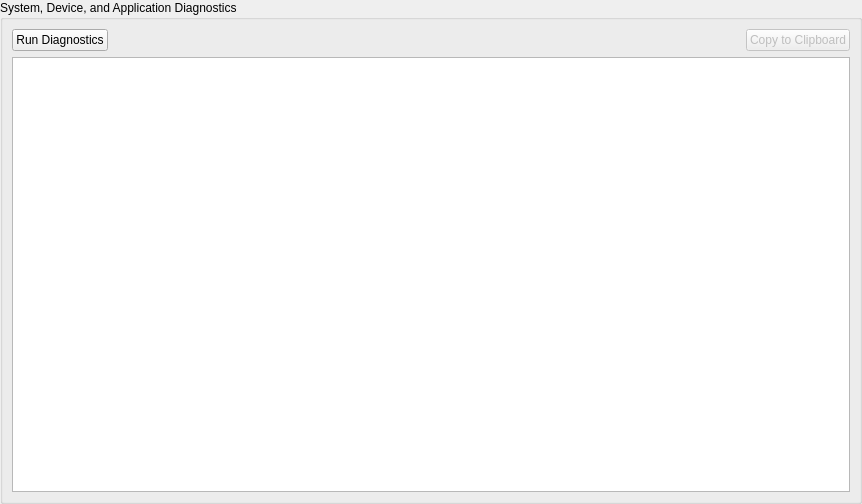
         <widget class="QWidget" name="scrollAreaWidgetContents_diag">
          <property name="geometry">
           <rect>
            <x>0</x>
            <y>0</y>
            <width>862</width>
            <height>504</height>
           </rect>
          </property>
          <layout class="QVBoxLayout" name="verticalLayout_diag_inner">
           <property name="leftMargin">
            <number>0</number>
           </property>
           <property name="topMargin">
            <number>0</number>
           </property>
           <property name="rightMargin">
            <number>0</number>
           </property>
           <property name="bottomMargin">
            <number>0</number>
           </property>
           <item>
            <widget class="QGroupBox" name="diagnostic_group_box">
             <property name="sizePolicy">
              <sizepolicy hsizetype="Preferred" vsizetype="Expanding">
               <horstretch>0</horstretch>
               <verstretch>0</verstretch>
              </sizepolicy>
             </property>
             <property name="toolTip">
              <string>System, Device, and Application Diagnostics</string>
             </property>
             <property name="title">
              <string>System, Device, and Application Diagnostics</string>
             </property>
             <layout class="QGridLayout" name="diagnostic_group_box_grid_layout">
              <item row="0" column="1">
               <widget class="QPushButton" name="run_diagnostics_button">
                <property name="text">
                 <string>Run Diagnostics</string>
                </property>
               </widget>
              </item>
              <item row="0" column="3">
               <widget class="QPushButton" name="copy_diagnostics_button">
                <property name="enabled">
                 <bool>false</bool>
                </property>
                <property name="text">
                 <string>Copy to Clipboard</string>
                </property>
               </widget>
              </item>
              <item row="0" column="2">
               <spacer name="horizontalSpacer">
                <property name="orientation">
                 <enum>Qt::Orientation::Horizontal</enum>
                </property>
                <property name="sizeHint" stdset="0">
                 <size>
                  <width>40</width>
                  <height>20</height>
                 </size>
                </property>
               </spacer>
              </item>
              <item row="1" column="1" colspan="3">
               <widget class="QPlainTextEdit" name="diagnostics_text">
                <property name="toolTip">
                 <string>Audio device details</string>
                </property>
                <property name="undoRedoEnabled">
                 <bool>false</bool>
                </property>
                <property name="readOnly">
                 <bool>true</bool>
                </property>
               </widget>
              </item>
             </layout>
            </widget>
           </item>
          </layout>
         </widget>
